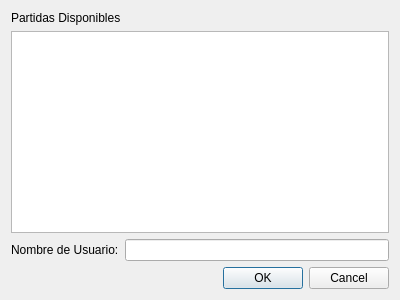
<?xml version="1.0" encoding="UTF-8"?>
<ui version="4.0">
 <class>JoinView</class>
 <widget class="QDialog" name="JoinView">
  <property name="geometry">
   <rect>
    <x>0</x>
    <y>0</y>
    <width>400</width>
    <height>300</height>
   </rect>
  </property>
  <property name="windowTitle">
   <string>Dialog</string>
  </property>
  <layout class="QGridLayout" name="gridLayout">
   <item row="4" column="0">
    <widget class="QDialogButtonBox" name="btnBoxJoin">
     <property name="orientation">
      <enum>Qt::Horizontal</enum>
     </property>
     <property name="standardButtons">
      <set>QDialogButtonBox::Cancel|QDialogButtonBox::Ok</set>
     </property>
    </widget>
   </item>
   <item row="2" column="0">
    <widget class="QListWidget" name="matchList"/>
   </item>
   <item row="3" column="0">
    <layout class="QHBoxLayout" name="horizontalLayout">
     <item>
      <widget class="QLabel" name="label_2">
       <property name="text">
        <string>Nombre de Usuario:</string>
       </property>
       <property name="margin">
        <number>10</number>
       </property>
      </widget>
     </item>
     <item>
      <widget class="QLineEdit" name="usrTxtIn"/>
     </item>
    </layout>
   </item>
   <item row="0" column="0">
    <layout class="QHBoxLayout" name="horizontalLayout_2">
     <item>
      <widget class="QLabel" name="label_3">
       <property name="text">
        <string>Partidas Disponibles</string>
       </property>
      </widget>
     </item>
     <item>
      <widget class="QLabel" name="label">
       <property name="palette">
        <palette>
         <active>
          <colorrole role="WindowText">
           <brush brushstyle="SolidPattern">
            <color alpha="217">
             <red>255</red>
             <green>0</green>
             <blue>0</blue>
            </color>
           </brush>
          </colorrole>
         </active>
         <inactive>
          <colorrole role="WindowText">
           <brush brushstyle="SolidPattern">
            <color alpha="217">
             <red>255</red>
             <green>0</green>
             <blue>0</blue>
            </color>
           </brush>
          </colorrole>
         </inactive>
         <disabled>
          <colorrole role="WindowText">
           <brush brushstyle="SolidPattern">
            <color alpha="63">
             <red>0</red>
             <green>0</green>
             <blue>0</blue>
            </color>
           </brush>
          </colorrole>
         </disabled>
        </palette>
       </property>
       <property name="text">
        <string/>
       </property>
      </widget>
     </item>
    </layout>
   </item>
  </layout>
 </widget>
 <resources/>
 <connections/>
</ui>
